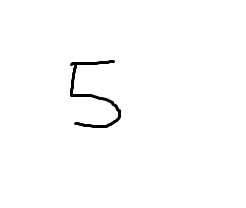
#> input picture 5_Capstone/DeepLearning/FinalProject/test_images/five.png, 246 x 208 px, found by its file name
$ jupyter execute --allow-errors FinalProjectTest.ipynb   (Python 2 division)
#> lines starting #> are read from the running program, lines starting #| are printed output that depends on the picture; after the words box and inside, x2 and y2 are one past the last pixel; in counts of white or black regions, pixels touching at a corner belong together
### 5_Capstone/DeepLearning/FinalProject/FinalProject.py
# encoding: UTF-8
# #DO NOT REMOVE LINE ABOVE

import mnist_data
import tensorflow as tf
import operator
import cv2
from scipy import ndimage
import math
import os
import struct
from matplotlib import pyplot as plt
import numpy as np
import pylab

tf.set_random_seed(0)
#> (this line was passed over: tensorflow is not available in this run)

class DigitRecognition:

    def __init__(self):
        print 'Class Initialized'


    def LoadDataSet(self):
        self.mnist  = mnist_data.read_data_sets("mydata")

    def ResetModelVariables(self):
        tf.reset_default_graph()

    def DisplayModelVariables(self):
        return [v.op.name for v in tf.all_variables()]


    # [77 lines left out: functions showTopXImageFromTestSet, showSingleImageFromTestSet, getTrainingDataDistribution, predictFromTestSet, predictImage, create_simple_model, not called in this run]


    def create_nn_model(self):
        # input X: 28x28 grayscale images, the first dimension (None) will index the images in the mini-batch
        self.X = tf.placeholder(tf.float32, [None, 28, 28, 1])
        # Correct answers
        self.Y_ = tf.placeholder(tf.float32, [None, 10])

        #Learning rate
        self.lr = tf.placeholder(tf.float32)
        # Probability of keeping a node during dropout = 1.0 at test time (no dropout) and 0.75 at training time
        self.pkeep = tf.placeholder(tf.float32)


        # three convolutional layers with their channel counts, and a fully connected layer (tha last layer has 10 softmax neurons)
        K = 6  # first convolutional layer output depth
        L = 12  # second convolutional layer output depth
        M = 24  # third convolutional layer
        N = 200  # fully connected layerVisualize

        self.WeightsLayer1 = tf.Variable(tf.truncated_normal([6, 6, 1, K], stddev=0.1), name="W1")  # 6x6 patch, 1 input channel, K output channels
        self.BiasLayer1 = tf.Variable(tf.constant(0.1, tf.float32, [K]), name="B1")

        self.WeightsLayer2 = tf.Variable(tf.truncated_normal([5, 5, K, L], stddev=0.1), name="W2")
        self.Biaslayer2 = tf.Variable(tf.constant(0.1, tf.float32, [L]), name="B2")

        self.WeightsLayer3 = tf.Variable(tf.truncated_normal([4, 4, L, M], stddev=0.1), name="W3")
        self.BiasLayer3 = tf.Variable(tf.constant(0.1, tf.float32, [M]), name="B3")

        self.WeightsLayer4 = tf.Variable(tf.truncated_normal([7 * 7 * M, N], stddev=0.1), name="W4")
        self.BiasLayer4 = tf.Variable(tf.constant(0.1, tf.float32, [N]), name="B4")
        self.WeightsLayer5 = tf.Variable(tf.truncated_normal([N, 10], stddev=0.1), name="W5")
        self.BiasLayer5 = tf.Variable(tf.constant(0.1, tf.float32, [10]), name="B5")

        # The model
        stride = 1  # output is 28x28
        Y1 = tf.nn.relu(tf.nn.conv2d(self.X, self.WeightsLayer1, strides=[1, stride, stride, 1], padding='SAME') + self.BiasLayer1)
        stride = 2  # output is 14x14
        Y2 = tf.nn.relu(tf.nn.conv2d(Y1, self.WeightsLayer2, strides=[1, stride, stride, 1], padding='SAME') + self.Biaslayer2)
        stride = 2  # output is 7x7
        Y3 = tf.nn.relu(tf.nn.conv2d(Y2, self.WeightsLayer3, strides=[1, stride, stride, 1], padding='SAME') + self.BiasLayer3)

        # reshape the output from the third convolution for the fully connected layer
        YY = tf.reshape(Y3, shape=[-1, 7 * 7 * M])

        Y4 = tf.nn.relu(tf.matmul(YY, self.WeightsLayer4) + self.BiasLayer4)
        YY4 = tf.nn.dropout(Y4, self.pkeep)
        self.Ylogits = tf.matmul(YY4, self.WeightsLayer5) + self.BiasLayer5


    # [186 lines left out: functions StartTraining, getBestShift, shift, testNewImage, not called in this run]


# [17 lines of commented-out code are left out]

### 5_Capstone/DeepLearning/FinalProject/FinalProjectTest.ipynb
[cell 1]
import FinalProject as fp
import FinalProjectAux as fpAux

import numpy as np
from scipy import ndimage
import cv2

[cell 2]
#reload(fp)

[cell 3]
dTest = fp.DigitRecognition()

[cell 4]
dTest.create_nn_model()
#> (the call stopped at in create_nn_model, `self.X = tf.placeholder(tf.float32, [None, 28, 28, 1])`: tensorflow is not available in this run)

[cell 5]
dTest.LoadDataSet()
#> (the call stopped at in LoadDataSet, `self.mnist  = mnist_data.read_data_sets("mydata")`: mnist_data is not available in this run)
#dTest.ResetModelVariables()

#> (a cell that did not finish here is left out)

#> (a cell that did not finish here is left out)

#> (a cell that did not finish here is left out)

[cell 9]
def getBestShift(img):
    cy,cx = ndimage.measurements.center_of_mass(img)
    print cy,cx

    rows,cols = img.shape
    shiftx = np.round(cols/2.0-cx).astype(int)
    shifty = np.round(rows/2.0-cy).astype(int)

    return shiftx,shifty


def shift(img,sx,sy):
    rows,cols = img.shape
    M = np.float32([[1,0,sx],[0,1,sy]])
    shifted = cv2.warpAffine(img,M,(cols,rows))
    return shifted

[cell 10]
image="five"
#Read image
color_complete = cv2.imread("img/" + image + ".png")
#> color_complete is the input picture: shape (208, 246, 3); min 0, max 255, mean 252.2

gray_complete = cv2.imread("img/" + image + ".png", 0)
#> gray_complete: shape (208, 246); min 0, max 255, mean 252.2
_, gray_complete = cv2.threshold(255-gray_complete, 128, 255, cv2.THRESH_BINARY | cv2.THRESH_OTSU)
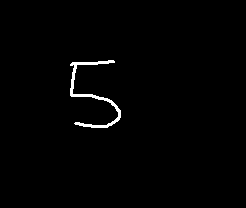
#> gray_complete: shape (208, 246); 1.1% white; 1 white region, box (x1, y1, x2, y2) and area: (70, 60, 121, 128) 562
digit_image = -np.ones(gray_complete.shape)

height, width = gray_complete.shape
#> height = 208; width = 246


#> (the rest of this cell did not finish here and is left out)
